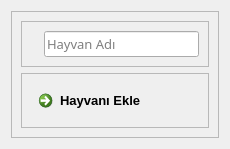
                       <widget class="QWidget" name="page_as_aa">
                        <property name="geometry">
                         <rect>
                          <x>0</x>
                          <y>0</y>
                          <width>205</width>
                          <height>138</height>
                         </rect>
                        </property>
                        <attribute name="icon">
                         <iconset resource="icons_qrc.qrc">
                          <normaloff>:/white/icons/white-icons/plus-square.svg</normaloff>:/white/icons/white-icons/plus-square.svg</iconset>
                        </attribute>
                        <attribute name="label">
                         <string>Hayvan Ekle</string>
                        </attribute>
                        <layout class="QHBoxLayout" name="horizontalLayout_22">
                         <item>
                          <widget class="QFrame" name="frame_as_aa">
                           <property name="frameShape">
                            <enum>QFrame::StyledPanel</enum>
                           </property>
                           <property name="frameShadow">
                            <enum>QFrame::Raised</enum>
                           </property>
                           <layout class="QVBoxLayout" name="verticalLayout_7">
                            <item alignment="Qt::AlignTop">
                             <widget class="QFrame" name="frame_aa">
                              <property name="frameShape">
                               <enum>QFrame::StyledPanel</enum>
                              </property>
                              <property name="frameShadow">
                               <enum>QFrame::Raised</enum>
                              </property>
                              <layout class="QHBoxLayout" name="horizontalLayout_30">
                               <item alignment="Qt::AlignLeft|Qt::AlignVCenter">
                                <widget class="QLabel" name="animal_i">
                                 <property name="text">
                                  <string/>
                                 </property>
                                 <property name="pixmap">
                                  <pixmap resource="icons_qrc.qrc">:/white/icons/white-icons/twitter.svg</pixmap>
                                 </property>
                                 <property name="scaledContents">
                                  <bool>true</bool>
                                 </property>
                                </widget>
                               </item>
                               <item>
                                <widget class="QLineEdit" name="lineEdit_an">
                                 <property name="font">
                                  <font>
                                   <family>Century Gothic</family>
                                   <pointsize>10</pointsize>
                                  </font>
                                 </property>
                                 <property name="placeholderText">
                                  <string>Hayvan Adı</string>
                                 </property>
                                </widget>
                               </item>
                              </layout>
                             </widget>
                            </item>
                            <item>
                             <widget class="QFrame" name="frame_aa_b">
                              <property name="sizePolicy">
                               <sizepolicy hsizetype="Preferred" vsizetype="Expanding">
                                <horstretch>0</horstretch>
                                <verstretch>0</verstretch>
                               </sizepolicy>
                              </property>
                              <property name="frameShape">
                               <enum>QFrame::StyledPanel</enum>
                              </property>
                              <property name="frameShadow">
                               <enum>QFrame::Raised</enum>
                              </property>
                              <layout class="QHBoxLayout" name="horizontalLayout_31">
                               <item alignment="Qt::AlignTop">
                                <widget class="QCommandLinkButton" name="commandLinkButton_aa">
                                 <property name="font">
                                  <font>
                                   <family>Segoe UI</family>
                                   <pointsize>10</pointsize>
                                  </font>
                                 </property>
                                 <property name="text">
                                  <string>Hayvanı Ekle</string>
                                 </property>
                                 <property name="icon">
                                  <iconset resource="icons_qrc.qrc">
                                   <normaloff>:/white/icons/white-icons/plus-square.svg</normaloff>:/white/icons/white-icons/plus-square.svg</iconset>
                                 </property>
                                 <property name="iconSize">
                                  <size>
                                   <width>25</width>
                                   <height>25</height>
                                  </size>
                                 </property>
                                </widget>
                               </item>
                              </layout>
                             </widget>
                            </item>
                           </layout>
                          </widget>
                         </item>
                        </layout>
                       </widget>
